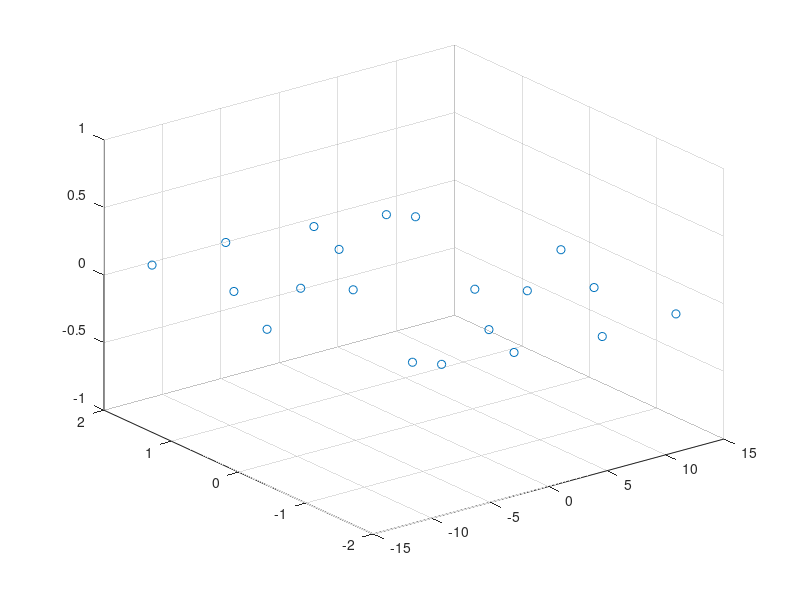

MATLAB code to generate this figure:
% Simplified Mario Kart style sin wave point cloud demo
chaos = 0.1;
x_range = linspace(-4*pi, 4*pi, 20);
wave_amplitude = 2.0;
points = [];

% Simple loop to test
for i = 1:length(x_range)
    x = x_range(i);
    y = wave_amplitude * sin(x);
    z = 0;
    points = [points; [x, y, z]];
end

% Extract coordinates
x_coords = points(:, 1);
y_coords = points(:, 2);
z_coords = points(:, 3);

% Plot
scatter3(x_coords, y_coords, z_coords)